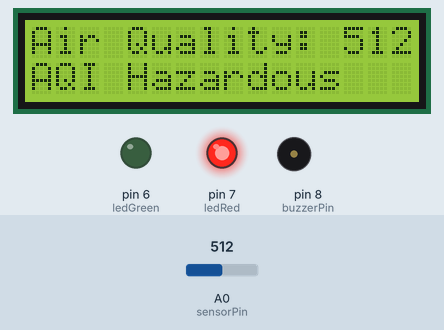
This sketch was run on a simulated Arduino Uno, built with avr-gcc and run on an emulated ATmega328P. Shown: 16×2 character LCD, output pins drawn as LEDs (lit = HIGH), buzzer (waves = sounding, pin HIGH). The test bench sets the inputs (shaded band); at power-on: A0 (sensorPin) = 512.

Above: at 2.2 s.
2.3 s: A0 (sensorPin) set to 54
At 3.0 s:
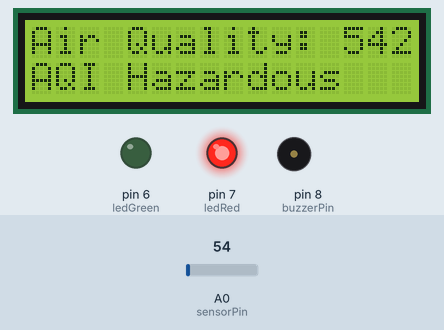
3.9 s: A0 (sensorPin) set to 48
At 5.0 s:
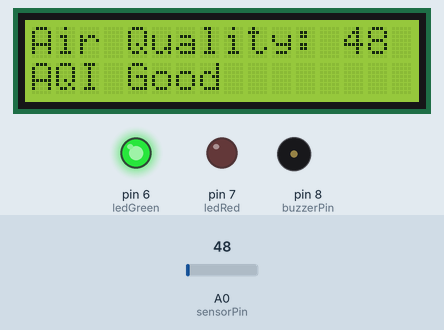
6.0 s: A0 (sensorPin) set to 0
At 6.6 s:
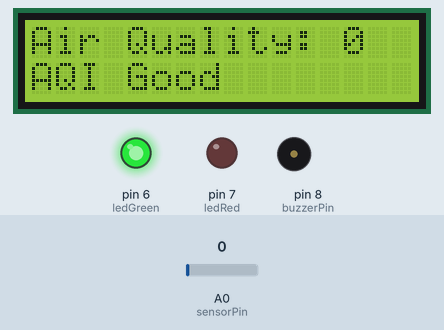
Timing chart, 0 to 9.0 s (numbered marks = the images above; inputs shaded):
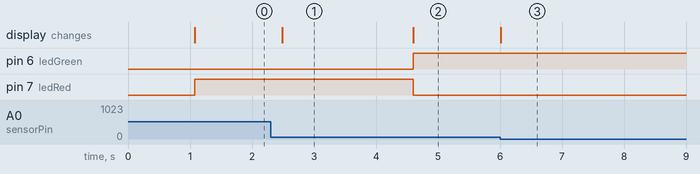

Measured:
- the behaviour switches between 51 and 50 on A0 (sensorPin) (found by bisection; images 1 and 2)
- after the input at 2.3 s, the display: changes after 0.19 s (image 1)
- after the input at 3.9 s, pin 6 (ledGreen): LOW → HIGH after 0.70 s; pin 7 (ledRed): HIGH → LOW after 0.70 s; the display: changes after 0.70 s (image 2)
- after the input at 6.0 s, the display: changes at once (image 3)

The sketch:

Air_Quality_Monitoring_system.ino
```cpp
/*Follow and Subscribe to "Virtual Engineer" -> https://youtube.com/@virtualengineer_mks?si=gIin2a2IS9rdfKsC
Visit our website: "www.lifestyleunboxed.in"*/
#include <LiquidCrystal.h>
LiquidCrystal lcd(5,4,3,2,1,0);


// define all the pins
const int sensorPin = A0;
const int ledGreen = 6;
const int ledRed = 7;
const int buzzerPin = 8;


int sensorData = 0;

void setup() {
  //set the pin type whether input or output
  pinMode (sensorPin, INPUT);
  pinMode (ledGreen, OUTPUT);
  pinMode (ledRed, OUTPUT);
  pinMode (buzzerPin, OUTPUT);
 //default state low all the pins
  digitalWrite(ledGreen, LOW);
  digitalWrite(ledRed, LOW);
  digitalWrite(buzzerPin, LOW);
//default lcd message
  lcd.clear();
  lcd.begin (16, 2);
  lcd.setCursor(0, 0);
  lcd.print("AQI Alert System");
  delay(1000);
}

void loop() {
  sensorData = analogRead(sensorPin);
  lcd.setCursor(0, 0);
  lcd.print("Air Quality: ");
  lcd.print(sensorData);

  if (sensorData <= 50)
  {
    lcd.clear();
    lcd.setCursor(0, 0);
    lcd.print("Air Quality: ");
    lcd.print(sensorData);
    lcd.setCursor(0, 1);
    lcd.print("AQI Good");
    digitalWrite(ledGreen, HIGH);
    digitalWrite(ledRed, LOW);
    digitalWrite(buzzerPin, LOW);
  }


  else if (sensorData >= 301)
  {
    lcd.clear();
    lcd.setCursor(0, 0);
    lcd.print("Air Quality: ");
    lcd.print(sensorData);
    lcd.setCursor(0, 1);
    lcd.print("AQI Hazardous");
     digitalWrite(ledGreen, LOW);
    digitalWrite(ledRed, HIGH);
    digitalWrite(buzzerPin, LOW);
  }
  delay (700);
}
```
